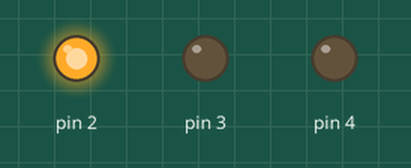
A sketch run on a simulated Arduino Uno, built with avr-gcc and run on an emulated ATmega328P. On the bench: output pins drawn as LEDs (lit = HIGH).

Above: at 0.02 s.
At 0.72 s:
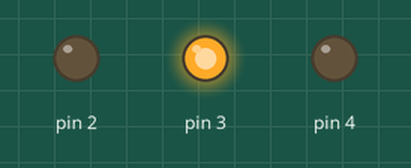
At 1.47 s:
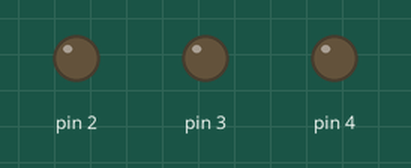
At 2.92 s:
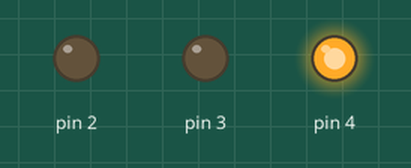
Timing chart, 0 to 3.2 s (numbered marks = the images above):
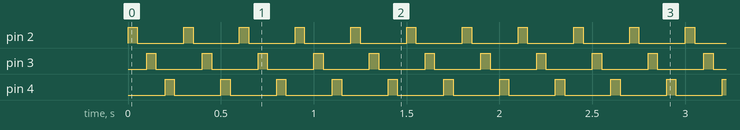

Measured:
- by itself, pin 2–4: alternates HIGH for 0.05 s and LOW for 0.25 s

The sketch:

0.2_FORLED.ino
```cpp
void setup() {
  // put your setup code here, to run once:
  //pinMode(i,OUTPUT);

  for(int i=2; i<=4; i++){
    pinMode(i,OUTPUT);
  }
}

void loop() {
  // put your main code here, to run repeatedly:
  for(int i=2; i<=4; i++){
  digitalWrite(i,HIGH);
  delay(50);
  digitalWrite(i,LOW);
  delay(50);
  }
}
```
